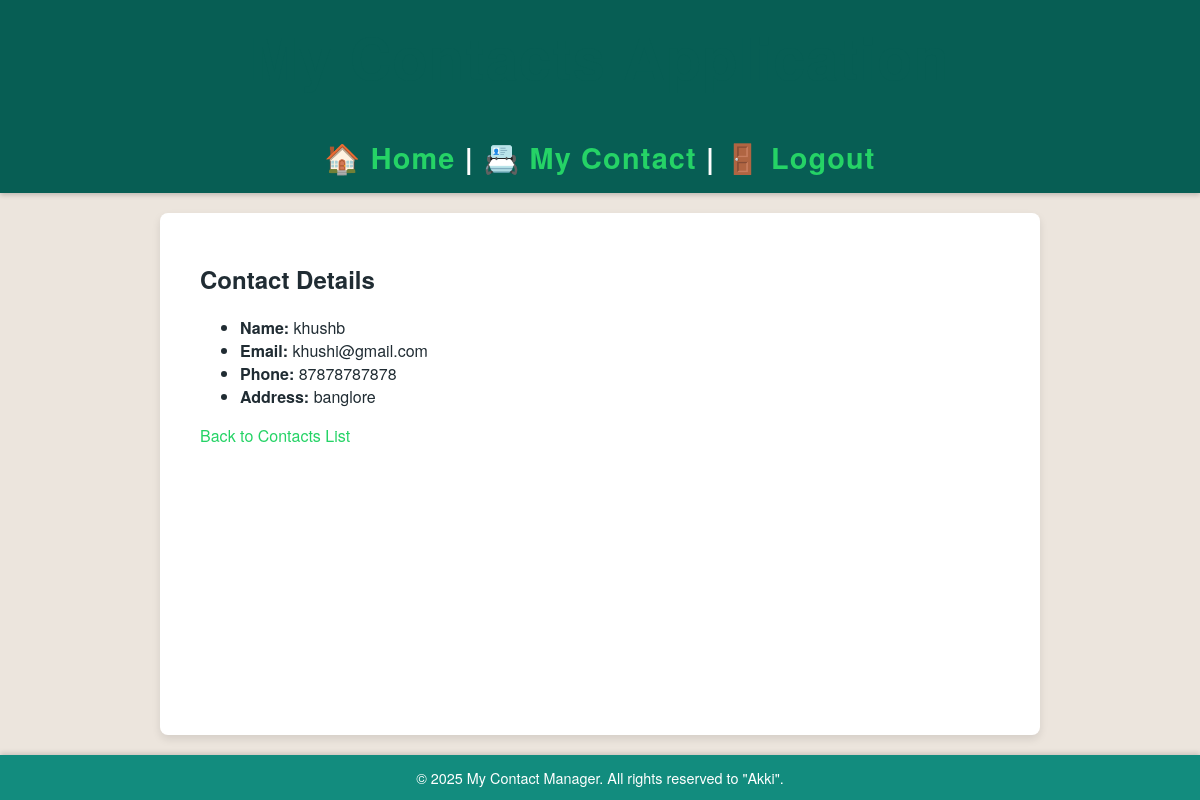
Page /contacts/view/16/ (signed in) on the committed database.
### contacts/models.py (models this page shows, shortened)
class Contact(models.Model):
    user = models.ForeignKey(User, on_delete=models.CASCADE)
    name = models.CharField(max_length=100)
    phone = models.CharField(max_length=20)
    email = models.EmailField(blank=True)
    address = models.TextField(blank=True)

### contacts/views.py (the view)
# urls.py: path('view/<int:contact_id>/', views.contact_detail, name='detail'),
@login_required
def contact_detail(request, contact_id):
    contact = get_object_or_404(Contact, id=contact_id)
    return render(request, 'contacts/contact_detail.html', {'contact': contact})

### templates/contacts/contact_detail.html (shortened to what this page needs)
{% extends 'base.html' %}
{% block content %}
<h2>Contact Details</h2>
<ul>
  <li><strong>Name:</strong> {{ contact.name }}</li>
  <li><strong>Email:</strong> {{ contact.email }}</li>
  <li><strong>Phone:</strong> {{ contact.phone }}</li>
  <li><strong>Address:</strong> {{ contact.address }}</li>
</ul>
<a href="{% url 'contacts:list' %}">Back to Contacts List</a>
{% endblock %}

### static/css/styles.css (style rules this page uses)
body { font-family: 'Helvetica Neue', Helvetica, Arial, sans-serif; background: #ece5dd; margin: 0; padding: 0; color: #202c33; min-height: 100vh; display: flex; flex-direction: column; }
a { color: #25d366; text-decoration: none; transition: color 0.3s ease; }

### rows in the picture
Contact: name "khushb", email "khushi@gmail.com", phone "87878787878", address "banglore"
